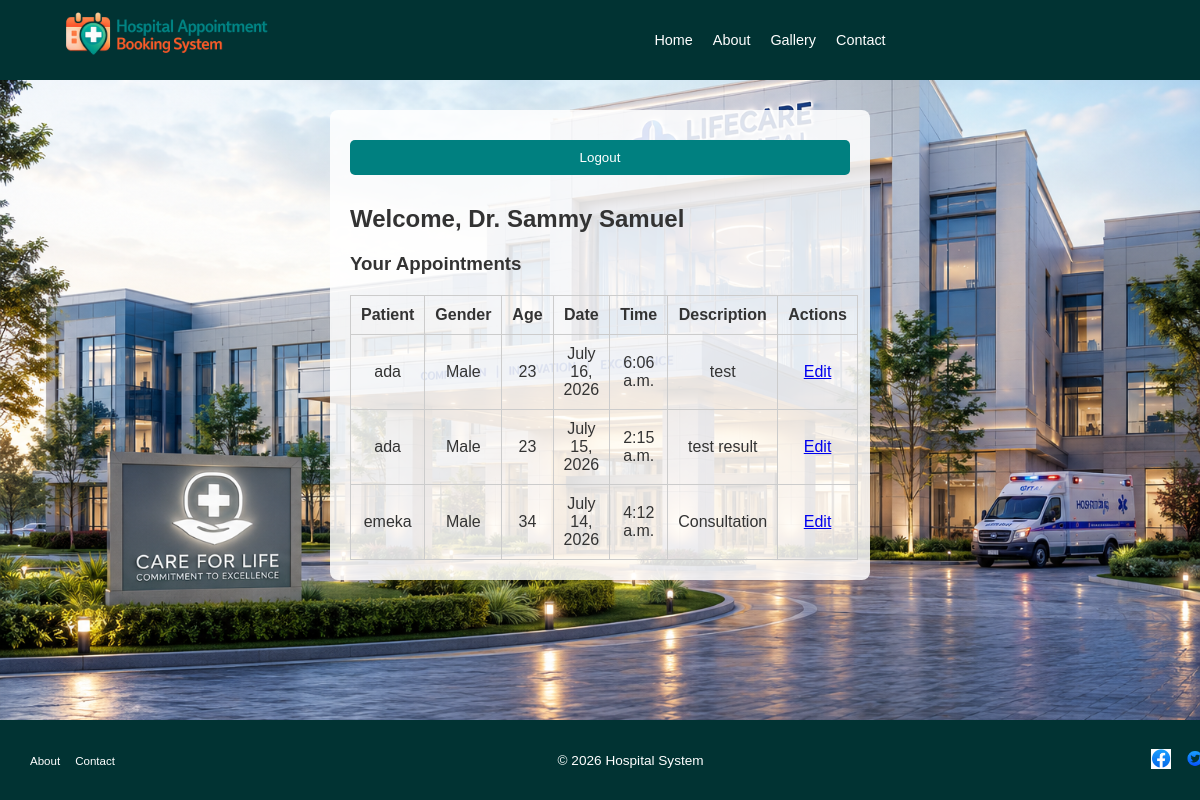
The page /doctor/dashboard/ (signed in) on the database as committed earlier.
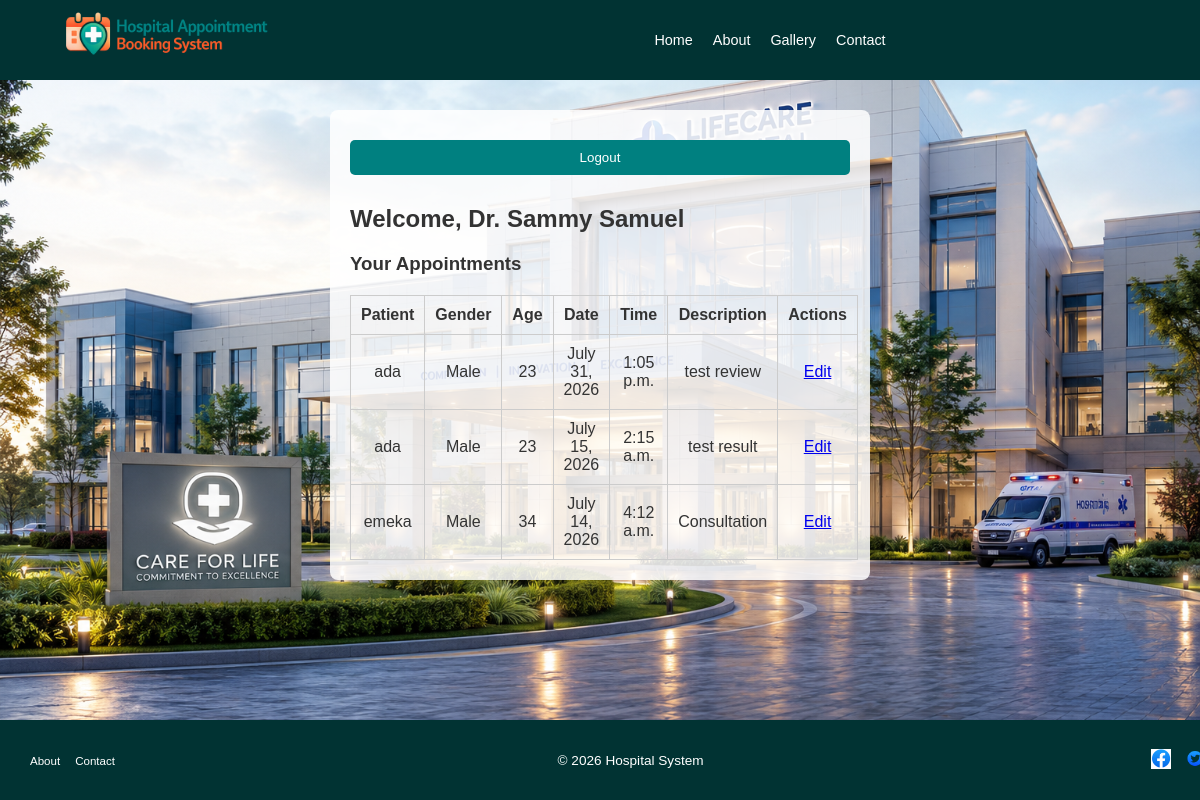
The same page on the database as committed later.
### Hospital/models.py (models this page shows, shortened)
class Appointment(models.Model):
    patient = models.ForeignKey(Patient, on_delete=models.CASCADE)  # Appointment belongs to a patient
    doctor = models.ForeignKey(Doctor, on_delete=models.CASCADE)    # Appointment is with a doctor
    date = models.DateField()                                       # Appointment date
    time = models.TimeField()                                       # Appointment time
    description = models.TextField(blank=True)                      # Optional notes

class Patient(models.Model):
    user = models.OneToOneField(User, on_delete=models.CASCADE)  # Each patient has a user account
    age = models.PositiveIntegerField(blank=True, null=True)     # Patient's age (optional, allows nulls)
    phone = models.CharField(max_length=15, blank=True)          # Optional phone number
    gender = models.CharField(                                   # Gender field
        max_length=10,
        choices=[('Male', 'Male'), ('Female', 'Female'), ('Other', 'Other')],
        default='Male'
    )

### Hospital/views.py (the view)
# urls.py: path('doctor/dashboard/', views.doctor_dashboard, name='doctor_dashboard'),
@login_required
def doctor_dashboard(request):
    try:
        doctor = Doctor.objects.get(user=request.user)
        appointments = Appointment.objects.filter(doctor=doctor)
        return render(request, 'Hospital/doctor_dashboard.html', {'appointments': appointments})
    except Doctor.DoesNotExist:
        messages.error(request, "You are not registered as a doctor.")
        return redirect('login')

### Hospital/templatetags/user_extras.py (called while the page is built)
@register.filter
def is_doctor(user):
    return user.groups.filter(name="Doctor").exists()

@register.filter
def is_patient(user):
    return user.groups.filter(name="Patient").exists()

### Hospital/templates/Hospital/doctor_dashboard.html (shortened to what this page needs)
{% extends 'Hospital/main.html' %}
{% block content %}
<div class="dashboard">
    <div class="logout">
        <form action="{% url 'logout' %}" method="post">
            <button type="submit">Logout</button>
        </form>
    </div>
    <h2>Welcome, Dr. {{ request.user.get_full_name }}</h2>
    <h3>Your Appointments</h3>
    <table>
        <tr>
            <th>Patient</th>
            <th>Gender</th>
            <th>Age</th>
            <th>Date</th>
            <th>Time</th>
            <th>Description</th>
            <th>Actions</th>
        </tr>
        {% for appointment in appointments %}
        <tr>
            <td>{{ appointment.patient.user.get_full_name|default:appointment.patient.user.username }}</td>
            <td>{{ appointment.patient.gender }}</td>
            <td>{{ appointment.patient.age }}</td>
            <td>{{ appointment.date }}</td>
            <td>{{ appointment.time }}</td>
            <td>{{ appointment.description }}</td>
            <td>
                <a href="{% url 'update_doctor_appointment' appointment.id %}">Edit</a>
            </td>
        </tr>
        {% empty %}
        <tr>
            <td colspan="7">No appointments found.</td>
        </tr>
        {% endfor %}
    </table>
</div>
{% endblock %}

Rows that differ between the two databases and show on the page:
changed Appointment: date "July 16, 2026" → "July 31, 2026"; time "6:06 a.m." → "1:05 p.m."; description "test" → "test review"
